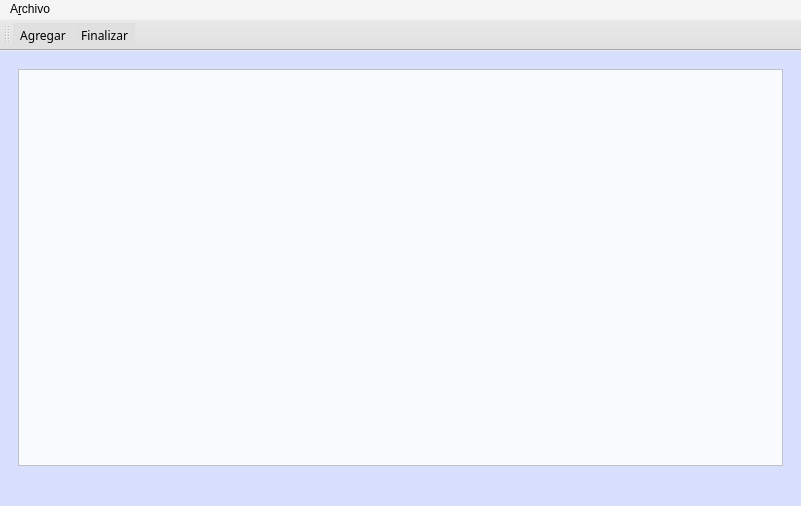
<?xml version="1.0" encoding="UTF-8"?>
<ui version="4.0">
 <class>Principal</class>
 <widget class="QMainWindow" name="Principal">
  <property name="geometry">
   <rect>
    <x>0</x>
    <y>0</y>
    <width>801</width>
    <height>506</height>
   </rect>
  </property>
  <property name="windowTitle">
   <string>Tareas Pendientes</string>
  </property>
  <property name="windowIcon">
   <iconset resource="Recursos.qrc">
    <normaloff>:/Recursos/lista-de-verificacion.png</normaloff>:/Recursos/lista-de-verificacion.png</iconset>
  </property>
  <property name="styleSheet">
   <string notr="true">background-color: rgb(216,224,253);</string>
  </property>
  <widget class="QWidget" name="centralwidget">
   <layout class="QHBoxLayout" name="horizontalLayout_2">
    <item>
     <widget class="QWidget" name="widget" native="true">
      <layout class="QHBoxLayout" name="horizontalLayout">
       <item>
        <widget class="QTableWidget" name="outTareas">
         <property name="font">
          <font>
           <family>MS Reference Sans Serif</family>
          </font>
         </property>
         <property name="cursor" stdset="0">
          <cursorShape>PointingHandCursor</cursorShape>
         </property>
         <property name="styleSheet">
          <string notr="true">background-color: rgb(250,251,255);</string>
         </property>
        </widget>
       </item>
      </layout>
     </widget>
    </item>
   </layout>
  </widget>
  <widget class="QMenuBar" name="menubar">
   <property name="geometry">
    <rect>
     <x>0</x>
     <y>0</y>
     <width>801</width>
     <height>21</height>
    </rect>
   </property>
   <property name="styleSheet">
    <string notr="true">background-color: rgb(245, 245, 245);</string>
   </property>
   <widget class="QMenu" name="mnuArchivo">
    <property name="font">
     <font>
      <family>MS Reference Sans Serif</family>
      <pointsize>9</pointsize>
     </font>
    </property>
    <property name="title">
     <string>A&amp;rchivo</string>
    </property>
    <addaction name="actionAgregar"/>
    <addaction name="actionFinalizar"/>
    <addaction name="separator"/>
    <addaction name="actionSalir"/>
   </widget>
   <addaction name="mnuArchivo"/>
  </widget>
  <widget class="QStatusBar" name="statusbar"/>
  <widget class="QToolBar" name="toolBar">
   <property name="sizePolicy">
    <sizepolicy hsizetype="Preferred" vsizetype="Fixed">
     <horstretch>0</horstretch>
     <verstretch>0</verstretch>
    </sizepolicy>
   </property>
   <property name="cursor">
    <cursorShape>PointingHandCursor</cursorShape>
   </property>
   <property name="windowTitle">
    <string>toolBar</string>
   </property>
   <property name="styleSheet">
    <string notr="true">background-color: rgb(224, 224, 224);</string>
   </property>
   <attribute name="toolBarArea">
    <enum>TopToolBarArea</enum>
   </attribute>
   <attribute name="toolBarBreak">
    <bool>false</bool>
   </attribute>
   <addaction name="actionAgregar"/>
   <addaction name="actionFinalizar"/>
  </widget>
  <action name="actionAgregar">
   <property name="icon">
    <iconset resource="Recursos.qrc">
     <normaloff>:/Agregar</normaloff>:/Agregar</iconset>
   </property>
   <property name="text">
    <string>&amp;Agregar</string>
   </property>
   <property name="font">
    <font>
     <family>MS Reference Sans Serif</family>
     <pointsize>9</pointsize>
    </font>
   </property>
   <property name="shortcut">
    <string>Ctrl+A</string>
   </property>
  </action>
  <action name="actionFinalizar">
   <property name="icon">
    <iconset resource="Recursos.qrc">
     <normaloff>:/Finalizar</normaloff>:/Finalizar</iconset>
   </property>
   <property name="text">
    <string>&amp;Finalizar</string>
   </property>
   <property name="font">
    <font>
     <family>MS Reference Sans Serif</family>
     <pointsize>9</pointsize>
    </font>
   </property>
   <property name="shortcut">
    <string>Ctrl+F</string>
   </property>
  </action>
  <action name="actionSalir">
   <property name="icon">
    <iconset resource="Recursos.qrc">
     <normaloff>:/Recursos/salida (2).png</normaloff>:/Recursos/salida (2).png</iconset>
   </property>
   <property name="text">
    <string>Sa&amp;lir</string>
   </property>
   <property name="font">
    <font>
     <family>MS Reference Sans Serif</family>
     <pointsize>9</pointsize>
    </font>
   </property>
   <property name="shortcut">
    <string>Ctrl+Q</string>
   </property>
  </action>
 </widget>
 <resources>
  <include location="Recursos.qrc"/>
 </resources>
 <connections/>
</ui>
